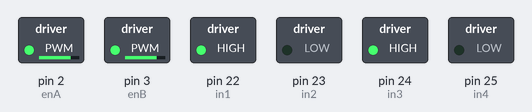
The sketch below on a simulated Arduino Mega 2560, built with avr-gcc and run on an emulated ATmega2560. Shown: switched loads named in the sketch (green lamp = pin HIGH). What the sketch prints to the serial monitor is not drawn.

Above: at 0.1 s.
Timing chart, 0 to 1.6 s (numbered marks = the images above):
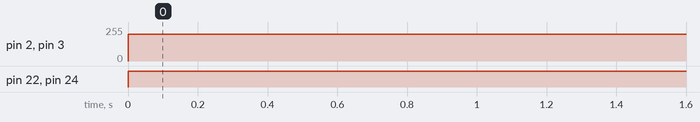

The sketch:

TC-motor-full-throttle.ino
```cpp
#define enA 2
#define in1 22
#define in2 23
#define in3 24
#define in4 25
#define enB 3

void setup() {
  Serial.begin(9600);
  pinMode(enA, OUTPUT);
  pinMode(enB, OUTPUT);
  pinMode(in1, OUTPUT);
  pinMode(in2, OUTPUT);
  pinMode(in3, OUTPUT);
  pinMode(in4, OUTPUT);
}

void runFullThrottle()
{
   Serial.println("runningFullThrottle()");
  // turn on motor A
  digitalWrite(in1, HIGH);
  digitalWrite(in2, LOW);
  // set speed to 200 out of possible range 0~255
  analogWrite(enA, 200);
  // turn on motor B
  digitalWrite(in3, HIGH);
  digitalWrite(in4, LOW);
  // set speed to 200 out of possible range 0~255
  analogWrite(enB, 200);

}

void loop() {
  runFullThrottle();
  delay(1000);
}
```

Measured:
- by itself, pin 2 (enA), pin 3 (enB): 0/255 → 200/255 at 0.00 s
- by itself, pin 22 (in1), pin 24 (in3): LOW → HIGH at 0.00 s
